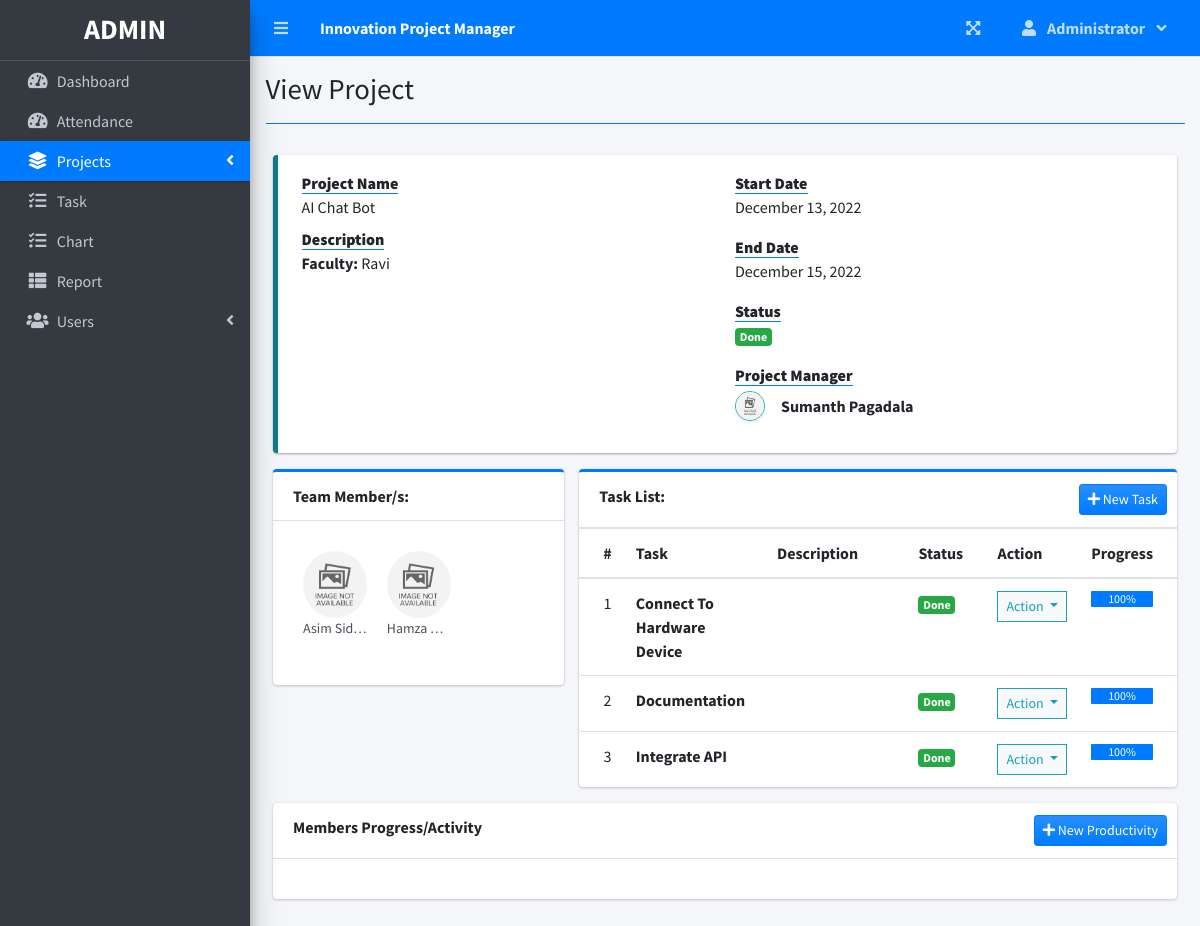
The page /index.php?page=view_project&id=3 (signed in) on the database its author committed.
### tables this page shows
CREATE TABLE `users` (
  `id` int(30) NOT NULL,
  `firstname` varchar(200) NOT NULL,
  `lastname` varchar(200) NOT NULL,
  `email` varchar(200) NOT NULL,
  `password` text NOT NULL,
  `type` tinyint(1) NOT NULL DEFAULT 2 COMMENT '1 = admin, 2 = staff',
  `avatar` text NOT NULL DEFAULT 'no-image-available.png',
  `date_created` datetime NOT NULL DEFAULT current_timestamp()
);

CREATE TABLE `task_list` (
  `id` int(30) NOT NULL,
  `project_id` int(30) NOT NULL,
  `task` varchar(200) NOT NULL,
  `description` varchar(6) NOT NULL,
  `Progress` int(4) NOT NULL,
  `status` tinyint(4) NOT NULL,
  `date_created` datetime NOT NULL DEFAULT current_timestamp()
);

### view_project.php (the view, shortened to what this page needs)
<?php
include 'db_connect.php';
$stat = array("Pending","Started","On-Progress","On-Hold","Over Due","Done");
$manager = $conn->query("SELECT *,concat(firstname,' ',lastname) as name FROM users where id = $manager_id");
$manager = $manager->num_rows > 0 ? $manager->fetch_array() : array();
?>
<div class="col-lg-12">
	<div class="row">
		<div class="col-md-12">
			<div class="callout callout-info">
				<div class="col-md-12">
					<div class="row">
						<div class="col-sm-6">
							<dl>
								<dt><b class="border-bottom border-primary">Project Name</b></dt>
								<dd><?php echo ucwords($name) ?></dd>
								<dt><b class="border-bottom border-primary">Description</b></dt>
								<dd><?php echo html_entity_decode($description) ?></dd>
							</dl>
						</div>
						<div class="col-md-6">
							<dl>
								<dt><b class="border-bottom border-primary">Start Date</b></dt>
								<dd><?php echo date("F d, Y",strtotime($start_date)) ?></dd>
							</dl>
							<dl>
								<dt><b class="border-bottom border-primary">End Date</b></dt>
								<dd><?php echo date("F d, Y",strtotime($end_date)) ?></dd>
							</dl>
							<dl>
								<dt><b class="border-bottom border-primary">Status</b></dt>
								<dd>
									<?php
									  if($stat[$status] =='Pending'){
									  	echo "<span class='badge badge-secondary'>{$stat[$status]}</span>";
									  }elseif($stat[$status] =='Started'){
									  	echo "<span class='badge badge-primary'>{$stat[$status]}</span>";
									  }elseif($stat[$status] =='On-Progress'){
									  	echo "<span class='badge badge-info'>{$stat[$status]}</span>";
									  }elseif($stat[$status] =='On-Hold'){
									  	echo "<span class='badge badge-warning'>{$stat[$status]}</span>";
									  }elseif($stat[$status] =='Over Due'){
									  	echo "<span class='badge badge-danger'>{$stat[$status]}</span>";
									  }elseif($stat[$status] =='Done'){
									  	echo "<span class='badge badge-success'>{$stat[$status]}</span>";
									  }
									?>
								</dd>
							</dl>
							<dl>
								<dt><b class="border-bottom border-primary">Project Manager</b></dt>
								<dd>
									<?php if(isset($manager['id'])) : ?>
									<div class="d-flex align-items-center mt-1">
										<img class="img-circle img-thumbnail p-0 shadow-sm border-info img-sm mr-3" src="assets/uploads/<?php echo $manager['avatar'] ?>" alt="Avatar">
										<b><?php echo ucwords($manager['name']) ?></b>
									</div>
									<?php else: ?>
										<small><i>Manager Deleted from Database</i></small>
									<?php endif; ?>
								</dd>
							</dl>
						</div>
					</div>
				</div>
			</div>
		</div>
	</div>
	<div class="row">
		<div class="col-md-4">
			<div class="card card-outline card-primary">
				<div class="card-header">
					<span><b>Team Member/s:</b></span>
				</div>
				<div class="card-body">
					<ul class="users-list clearfix">
						<?php
						if(!empty($user_ids)):
							$members = $conn->query("SELECT *,concat(firstname,' ',lastname) as name FROM users where id in ($user_ids) order by concat(firstname,' ',lastname) asc");
							while($row=$members->fetch_assoc()):
						?>
								<li>
			                        <img src="assets/uploads/<?php echo $row['avatar'] ?>" alt="User Image">
			                        <a class="users-list-name" href="javascript:void(0)"><?php echo ucwords($row['name']) ?></a>
		                    	</li>
						<?php
							endwhile;
						endif;
						?>
					</ul>
				</div>
			</div>
		</div>
		<div class="col-md-8">
			<div class="card card-outline card-primary">
				<div class="card-header">
					<span><b>Task List:</b></span>
					<?php if($_SESSION['login_type'] != 3): ?>
					<div class="card-tools">
						<button class="btn btn-primary bg-gradient-primary btn-sm" type="button" id="new_task"><i class="fa fa-plus"></i> New Task</button>
					</div>
				<?php endif; ?>
				</div>
				<div class="card-body p-0">
					<div class="table-responsive">
					<table class="table table-condensed m-0 table-hover">
						<colgroup>
							<col width="5%">
							<col width="25%">
							<col width="30%">
							<col width="15%">
							<col width="15%">
						</colgroup>
						<thead>
							<th>#</th>
							<th>Task</th>
							<th>Description</th>
							<th>Status</th>
							<th>Action</th>
							<th>Progress</th>
						</thead>
						<tbody>
						<?php
$i = 1;
$tasks = $conn->query("SELECT * FROM task_list where project_id = {$id} order by task asc");
while($row=$tasks->fetch_assoc()):
    $trans = get_html_translation_table(HTML_ENTITIES,ENT_QUOTES);
    unset($trans["\""], $trans["<"], $trans[">"], $trans["<h2"]);
    $desc = strtr(html_entity_decode($row['description']),$trans);
    $desc=str_replace(array("<li>","</li>"), array("",", "), $desc);
    ?>
								<tr>
			                        <td class="text-center"><?php echo $i++ ?></td>
			                        <td class=""><b><?php echo ucwords($row['task']) ?></b></td>
			                        <td class=""><p class="truncate"><?php echo strip_tags($desc) ?></p></td>
			                        <td>
			                        	<?php
			                        	if($row['status'] == 1){
									  		echo "<span class='badge badge-secondary'>Pending</span>";
			                        	}elseif($row['status'] == 2){
									  		echo "<span class='badge badge-primary'>On-Progress</span>";
			                        	}elseif($row['status'] == 3){
									  		echo "<span class='badge badge-success'>Done</span>";
			                        	}
			                        	?>
			                        </td>
			                        <td class="text-center">
										<button type="button" class="btn btn-default btn-sm btn-flat border-info wave-effect text-info dropdown-toggle" data-toggle="dropdown" aria-expanded="true">
					                      Action
					                    </button>
					                    <div class="dropdown-menu" style="">
					                      <?php if($_SESSION['login_type'] != 3): ?>
										  <?php
										   $Progress = $row['Progress'];
?>
<td>
    <div class="progress">
        <div class="progress-bar" role="progressbar" style="width: <?php echo $Progress ?>%" aria-valuenow="<?php echo $Progress ?>" aria-valuemin="0" aria-valuemax="100"><?php echo $Progress ?>%</div>
    </div>
</td>
					                  <?php endif; ?>
					                    </div>
									</td>
		                    	</tr>
							<?php
							endwhile;
							?>
						</tbody>
					</table>
					</div>
				</div>
			</div>
		</div>
	</div>
	<div class="row">
		<div class="col-md-12">
			<div class="card">
				<div class="card-header">
					<b>Members Progress/Activity</b>
					<div class="card-tools">
						<button class="btn btn-primary bg-gradient-primary btn-sm" type="button" id="new_productivity"><i class="fa fa-plus"></i> New Productivity</button>
					</div>
				</div>
				<div class="card-body">
				</div>
			</div>
		</div>
	</div>
</div>

### index.php (shortened to what this page needs)
<!DOCTYPE html>
<html lang="en">
<?php
	include 'header.php'
?>
<body class="hold-transition sidebar-mini layout-fixed layout-navbar-fixed layout-footer-fixed">
<div class="wrapper">
  <?php include 'topbar.php' ?>
  <?php include 'sidebar.php' ?>
  <div class="content-wrapper">
    <div class="content-header">
      <div class="container-fluid">
        <div class="row mb-2">
          <div class="col-sm-6">
            <h1 class="m-0"><?php echo $title ?></h1>
          </div>
        </div>
            <hr class="border-primary">
      </div>
    </div>
    <section class="content">
      <div class="container-fluid">
         <?php
            $page = isset($_GET['page']) ? $_GET['page'] : 'home';
            if(!file_exists($page.".php")){
                include '404.html';
            }else{
            include $page.'.php';
            }
          ?>
      </div>
    </section>
  </div>
</div>
</body>
</html>

### header.php (shortened to what this page needs)
<head>
  <?php
  $title = isset($_GET['page']) ? ucwords(str_replace("_", ' ', $_GET['page'])) : "Home";
  ?>
  <link rel="stylesheet" href="assets/plugins/fontawesome-free/css/all.min.css">
  <link rel="stylesheet" href="assets/plugins/overlayScrollbars/css/OverlayScrollbars.min.css">
  <link rel="stylesheet" href="assets/plugins/datatables-bs4/css/dataTables.bootstrap4.min.css">
  <link rel="stylesheet" href="assets/plugins/datatables-responsive/css/responsive.bootstrap4.min.css">
  <link rel="stylesheet" href="assets/plugins/datatables-buttons/css/buttons.bootstrap4.min.css">
  <link rel="stylesheet" href="assets/plugins/select2/css/select2.min.css">
  <link rel="stylesheet" href="assets/plugins/select2-bootstrap4-theme/select2-bootstrap4.min.css">
  <link rel="stylesheet" href="assets/plugins/sweetalert2-theme-bootstrap-4/bootstrap-4.min.css">
  <link rel="stylesheet" href="assets/plugins/toastr/toastr.min.css">
  <link rel="stylesheet" href="assets/plugins/dropzone/min/dropzone.min.css">
  <link rel="stylesheet" href="assets/dist/css/jquery.datetimepicker.min.css">
  <link rel="stylesheet" href="assets/plugins/icheck-bootstrap/icheck-bootstrap.min.css">
  <link rel="stylesheet" href="assets/plugins/bootstrap4-toggle/css/bootstrap4-toggle.min.css">
  <link rel="stylesheet" href="assets/dist/css/adminlte.min.css">
  <link rel="stylesheet" href="assets/dist/css/styles.css">
  <link rel="stylesheet" href="assets/plugins/summernote/summernote-bs4.min.css">
</head>

### topbar.php (shortened to what this page needs)
<nav class="main-header navbar navbar-expand navbar-primary navbar-dark ">
  <ul class="navbar-nav">
    <?php if(isset($_SESSION['login_id'])): ?>
    <li class="nav-item">
      <a class="nav-link" data-widget="pushmenu" href="" role="button"><i class="fas fa-bars"></i></a>
    </li>
  <?php endif; ?>
    <li>
      <a class="nav-link text-white"  href="./" role="button"> <large><b><?php echo "Innovation Project Manager" ?></b></large></a>
    </li>
  </ul>
  <ul class="navbar-nav ml-auto">
    <li class="nav-item">
      <a class="nav-link" data-widget="fullscreen" href="#" role="button">
        <i class="fas fa-expand-arrows-alt"></i>
      </a>
    </li>
   <li class="nav-item dropdown">
          <a class="nav-link"  data-toggle="dropdown" aria-expanded="true" href="javascript:void(0)">
            <span>
              <div class="d-felx badge-pill">
                <span class="fa fa-user mr-2"></span>
                <span><b><?php echo ucwords($_SESSION['login_firstname']) ?></b></span>
                <span class="fa fa-angle-down ml-2"></span>
              </div>
            </span>
          </a>
    </li>
  </ul>
</nav>

### sidebar.php (shortened to what this page needs)
<aside class="main-sidebar sidebar-dark-primary elevation-4">
  <div class="dropdown">
 	<a href="./" class="brand-link">
      <?php if($_SESSION['login_type'] == 1): ?>
      <h3 class="text-center p-0 m-0"><b>ADMIN</b></h3>
      <?php else: ?>
      <h3 class="text-center p-0 m-0"><b>USER</b></h3>
      <?php endif; ?>
  </a>
  </div>
  <div class="sidebar pb-4 mb-4">
    <nav class="mt-2">
      <ul class="nav nav-pills nav-sidebar flex-column nav-flat" data-widget="treeview" role="menu" data-accordion="false">
        <li class="nav-item dropdown">
          <a href="./" class="nav-link nav-home">
            <i class="nav-icon fas fa-tachometer-alt"></i>
            <p>
              Dashboard
            </p>
          </a>
        </li>
        <li class="nav-item dropdown">
          <a href="Student-Attendance-Management-System-main/index.php" class="nav-link nav-home">
            <i class="nav-icon fas fa-tachometer-alt"></i>
            <p>
              Attendance
            </p>
          </a>
        </li>
        <li class="nav-item">
          <a href="#" class="nav-link nav-edit_project nav-view_project">
            <i class="nav-icon fas fa-layer-group"></i>
            <p>
              Projects
              <i class="right fas fa-angle-left"></i>
            </p>
          </a>
        </li>
        <li class="nav-item">
              <a href="./index.php?page=task_list" class="nav-link nav-task_list">
                <i class="fas fa-tasks nav-icon"></i>
                <p>Task</p>
              </a>
        </li>
        <li class="nav-item">
              <a href="gantt_data.php" class="nav-link nav-task_list">
                <i class="fas fa-tasks nav-icon"></i>
                <p>Chart</p>
              </a>
        </li>
        <?php if($_SESSION['login_type'] != 3): ?>
         <li class="nav-item">
              <a href="./index.php?page=reports" class="nav-link nav-reports">
                <i class="fas fa-th-list nav-icon"></i>
                <p>Report</p>
              </a>
        </li>
        <?php endif; ?>
        <?php if($_SESSION['login_type'] == 1): ?>
        <li class="nav-item">
          <a href="#" class="nav-link nav-edit_user">
            <i class="nav-icon fas fa-users"></i>
            <p>
              Users
              <i class="right fas fa-angle-left"></i>
            </p>
          </a>
        </li>
      <?php endif; ?>
      </ul>
    </nav>
  </div>
</aside>

### view_project.php (style rules this page uses)
.users-list>li img { border-radius: 50%; height: 67px; width: 67px; object-fit: cover; }
.users-list>li { width: 33.33% !important }

### rows shown on the page
users: avatar (placeholder picture)
users: avatar (placeholder picture), name "Asim Sid…"
users: avatar (placeholder picture), name "Hamza…"
task_list: task "Connect To Hardware Device", status "Done", Progress "100"
task_list: task "Documentation", status "Done", Progress "100"
task_list: task "Integrate API", status "Done", Progress "100"

### other values the page prints
$_SESSION['login_firstname'] "Administrator"
$title "View Project"
$name "AI Chat Bot"
html_entity_decode($description) "Faculty: Ravi"
date("F d, Y",strtotime($start_date)) "December 13, 2022"
date("F d, Y",strtotime($end_date)) "December 15, 2022"
$stat[$status] "Done"
$manager['name'] "Sumanth Pagadala"
